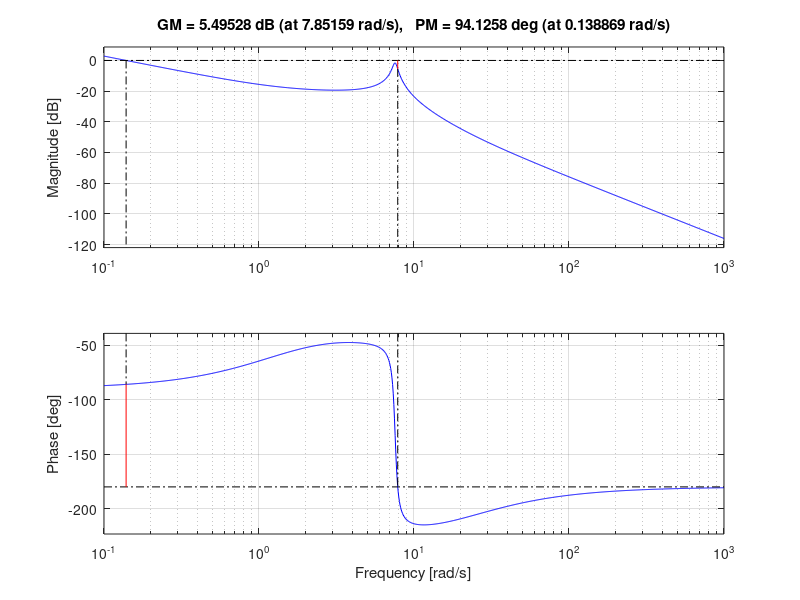

Here is the MATLAB script that generated this plot:
clc 
clear all %Bu ve üstteki clc beraber kullanılıldığında script çalıştırırken önceki değişkenlei workspaceden siler

num = [1 18]; % Transfer fonksiyonun pay kısmı
den = [1 6 60 312]; % Transfer fonksiyonun payda  kısmı
T = tf(num,den) % Transfer fonksiyonu oluşturan tf fonksiyonu bunda ; yok çünkü terminalde görmek istiyorum transfer fonksiyonunu

Kp = 1.575; % P değeri
Ki = 2.397; % I değeri
Kd = 0;

G1 = pid(Kp, Ki, Kd); % PID

F = G1*T %feedback(G1*T,1) % Kapalı çevrim Fonksiyonu

bode(F)
margin(F)
%bandwidth(F)

grid on
